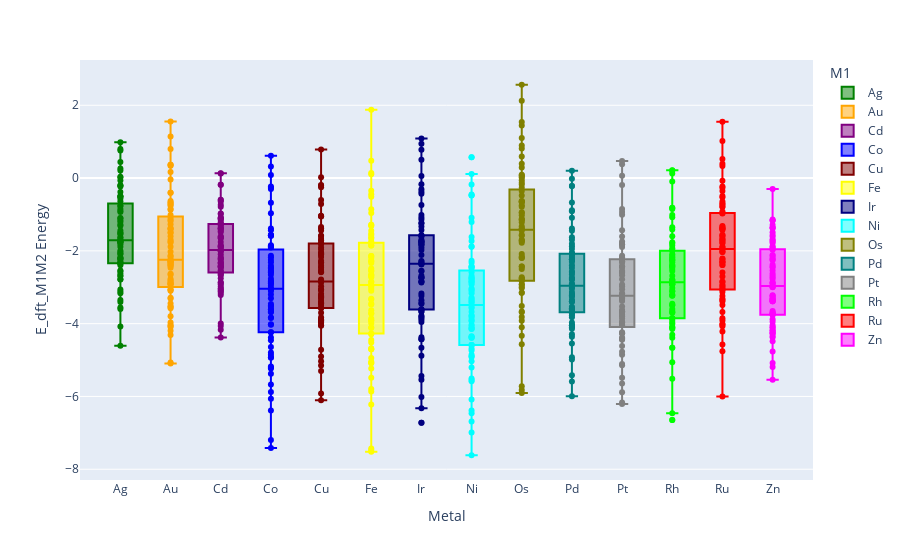

Notebook source saved alongside this figure:
### Markdown cell above
## Boxplot of the E_dft_M1M2 categorized by metal - no outliers

### Code cell
# Assuming Edft_coh_df and metal_colors are already defined

# Map colors to the metal types in the dataframe
Edft_coh_df['color'] = Edft_coh_df['M1'].map(metal_colors)


# Detect outliers
outliers_dacs_metal = detect_outliers(Edft_coh_df, 'M1', 'E_dft_M1M2')


# Save the outliers to a CSV file
outliers_path = os.path.join(dacs_energies_out_dir, 'outliers_dacs_metal.csv')
outliers_dacs_metal.to_csv(outliers_path, index=False, header=True)

# Remove outliers from the dataset
Edft_coh_df_no_outliers_metal = Edft_coh_df[~Edft_coh_df.index.isin(outliers_dacs_metal.index)]

fig_no_outliers = plot_categorical_energy_boxplot(
    df=Edft_coh_df_no_outliers_metal,
    x_col='M1',
    color_map=metal_colors,
    y_col='E_dft_M1M2',
    hover_col='system_dacs',
    save_dir='../../../data/figures/dacs_eda',
    x_title='Metal',
    y_title='E_dft_M1M2 Energy',
    file_name='Ecoh_M1_boxplot_no_outliers'
)

fig_no_outliers.show()

### Figure 1 — Plotly figure (JSON) as saved in the notebook; plotly's stock layout.template omitted (floating-point values rounded to 4 significant figures; data arrays with more than 128 entries replaced by an {"elided": "..."} marker saying what was removed)
{"data": [{"alignmentgroup": "True", "hovertemplate": "M1=%{x}<br>E_dft_M1M2=%{y}<extra></extra>", "legendgroup": "Ag", "marker": {"color": "#008000"}, "name": "Ag", "notched": false, "offsetgroup": "Ag", "orientation": "v", "showlegend": true, "type": "box", "x": ["Ag", "Ag", "Ag", "Ag", "Ag", "Ag", "Ag", "Ag", "Ag", "Ag", "Ag", "Ag", "Ag", "Ag", "Ag", "Ag", "Ag", "Ag", "Ag", "Ag", "Ag", "Ag", "Ag", "Ag", "Ag", "Ag", "Ag", "Ag", "Ag", "Ag", "Ag", "Ag", "Ag", "Ag", "Ag", "Ag", "Ag", "Ag", "Ag", "Ag", "Ag", "Ag", "Ag", "Ag", "Ag", "Ag", "Ag", "Ag", "Ag", "Ag", "Ag", "Ag", "Ag", "Ag", "Ag", "Ag", "Ag", "Ag", "Ag", "Ag", "Ag", "Ag", "Ag", "Ag", "Ag", "Ag", "Ag", "Ag", "Ag", "Ag", "Ag", "Ag"], "x0": " ", "xaxis": "x", "y": [-4.081, -3.348, 0.2607, -3.596, 0.4407, -0.2033, -0.3843, -2.54, -1.643, -4.606, -1.757, -3.406, -0.8493, -2.202, -0.5023, -2.392, -3.556, -1.997, -2.341, -2.621, -3.166, -3.115, -2.087, 0.03472, -0.6363, -1.508, -0.2283, -1.885, -0.9043, -1.283, -1.312, -0.4983, -1.753, -1.706, -2.341, -2.034, -0.06828, -1.167, -0.7573, -2.21, -2.227, -2.685, -0.5583, -0.9303, -1.103, -1.54, -2.779, -2.332, -2.786, -2.558, -0.7653, -2.08, -2.175, -1.627, -1.499, -1.751, -2.282, -2.69, -1.208, -3.061, 0.9837, -0.1963, 0.7607, 0.01272, 0.8017, -1.096, -0.5103, 0.2067, -1.438, -1.762, -1.716, -1.818], "y0": " ", "yaxis": "y"}, {"alignmentgroup": "True", "hovertemplate": "M1=%{x}<br>E_dft_M1M2=%{y}<extra></extra>", "legendgroup": "Au", "marker": {"color": "#ffa500"}, "name": "Au", "notched": false, "offsetgroup": "Au", "orientation": "v", "showlegend": true, "type": "box", "x": ["Au", "Au", "Au", "Au", "Au", "Au", "Au", "Au", "Au", "Au", "Au", "Au", "Au", "Au", "Au", "Au", "Au", "Au", "Au", "Au", "Au", "Au", "Au", "Au", "Au", "Au", "Au", "Au", "Au", "Au", "Au", "Au", "Au", "Au", "Au", "Au", "Au", "Au", "Au", "Au", "Au", "Au", "Au", "Au", "Au", "Au", "Au", "Au", "Au", "Au", "Au", "Au", "Au", "Au", "Au", "Au", "Au", "Au", "Au", "Au", "Au", "Au", "Au", "Au", "Au", "Au", "Au", "Au", "Au", "Au", "Au", "Au"], "x0": " ", "xaxis": "x", "y": [-5.066, -3.796, 0.3374, -4.035, 0.1644, -1.599, -0.4056, -3.095, -2.283, -5.092, -2.152, -4.062, -0.6966, -2.658, -0.8506, -3.311, -4.309, -2.63, -3.053, -3.448, -4.091, -4.197, -2.918, -0.04257, -0.7326, -1.741, -0.6646, -2.291, -1.413, -1.889, -1.504, -0.4046, -2.463, -2.41, -2.776, -2.231, -1.018, -1.695, -1.089, -2.888, -2.805, -3.075, -0.8686, -1.271, -1.151, -1.768, -3.534, -2.93, -3.529, -3.288, -1.38, -2.883, -2.852, -2.309, -2.137, -2.351, -2.396, -3.576, -2.028, -3.972, 1.557, 0.3634, 1.142, 0.3654, 0.7974, -1.183, -0.7576, -0.6296, -1.497, -1.379, -2.262, -2.353], "y0": " ", "yaxis": "y"}, {"alignmentgroup": "True", "hovertemplate": "M1=%{x}<br>E_dft_M1M2=%{y}<extra></extra>", "legendgroup": "Cd", "marker": {"color": "#800080"}, "name": "Cd", "notched": false, "offsetgroup": "Cd", "orientation": "v", "showlegend": true, "type": "box", "x": ["Cd", "Cd", "Cd", "Cd", "Cd", "Cd", "Cd", "Cd", "Cd", "Cd", "Cd", "Cd", "Cd", "Cd", "Cd", "Cd", "Cd", "Cd", "Cd", "Cd", "Cd", "Cd", "Cd", "Cd", "Cd", "Cd", "Cd", "Cd", "Cd", "Cd", "Cd", "Cd", "Cd", "Cd", "Cd", "Cd", "Cd", "Cd", "Cd", "Cd", "Cd", "Cd", "Cd", "Cd", "Cd", "Cd", "Cd", "Cd", "Cd", "Cd", "Cd", "Cd", "Cd", "Cd", "Cd", "Cd", "Cd", "Cd", "Cd", "Cd", "Cd", "Cd", "Cd", "Cd", "Cd", "Cd", "Cd", "Cd", "Cd", "Cd", "Cd", "Cd"], "x0": " ", "xaxis": "x", "y": [-4.168, -4.379, -1.108, -4.062, -0.7902, -0.6402, -1.639, -2.613, -1.341, -3.994, -2.213, -2.859, -1.598, -2.0, -1.379, -1.479, -3.102, -1.891, -2.455, -1.847, -2.571, -3.156, -1.616, -0.7332, -1.213, -2.009, -0.9702, -2.323, -1.394, -1.455, -1.896, -1.08, -2.166, -2.33, -2.879, -2.658, 0.1228, -1.755, -1.655, -2.532, -2.666, -3.102, -1.154, -1.292, -1.87, -1.993, -3.042, -2.749, -3.041, -2.98, -0.6032, -1.96, -2.09, -2.207, -1.253, -2.42, -2.914, -2.388, -1.12, -3.21, 0.1308, -1.098, -0.1852, -0.5932, -0.1852, -1.396, -1.275, -0.9872, -2.254, -2.329, -2.423, -2.446], "y0": " ", "yaxis": "y"}, {"alignmentgroup": "True", "hovertemplate": "M1=%{x}<br>E_dft_M1M2=%{y}<extra></extra>", "legendgroup": "Co", "marker": {"color": "#0000ff"}, "name": "Co", "notched": false, "offsetgroup": "Co", "orientation": "v", "showlegend": true, "type": "box", "x": ["Co", "Co", "Co", "Co", "Co", "Co", "Co", "Co", "Co", "Co", "Co", "Co", "Co", "Co", "Co", "Co", "Co", "Co", "Co", "Co", "Co", "Co", "Co", "Co", "Co", "Co", "Co", "Co", "Co", "Co", "Co", "Co", "Co", "Co", "Co", "Co", "Co", "Co", "Co", "Co", "Co", "Co", "Co", "Co", "Co", "Co", "Co", "Co", "Co", "Co", "Co", "Co", "Co", "Co", "Co", "Co", "Co", "Co", "Co", "Co", "Co", "Co", "Co", "Co", "Co", "Co", "Co", "Co", "Co", "Co", "Co"], "x0": " ", "xaxis": "x", "y": [-6.065, -7.198, -4.796, -7.419, -3.602, -4.852, 0.3202, -5.88, -4.926, -5.375, -6.387, -0.6788, -4.934, -3.832, -4.639, -5.669, -4.383, -4.456, -5.179, -5.232, -5.204, -3.105, -1.591, -1.848, -2.549, -1.908, -2.841, -2.488, -2.409, -2.769, -1.57, -3.064, -2.889, -3.535, -2.961, -1.563, -2.879, -2.587, -3.461, -3.305, -4.016, -2.174, -2.135, -2.573, -2.458, -4.236, -3.686, -4.236, -4.032, -2.251, -3.197, -3.502, -3.04, -3.047, -2.825, -3.619, -3.845, -2.311, -3.669, 0.6122, -0.2648, 0.08116, -0.2308, -0.2988, -1.893, -1.435, -0.9668, -1.57, -1.872, -1.385, -2.655], "y0": " ", "yaxis": "y"}, {"alignmentgroup": "True", "hovertemplate": "M1=%{x}<br>E_dft_M1M2=%{y}<extra></extra>", "legendgroup": "Cu", "marker": {"color": "#800000"}, "name": "Cu", "notched": false, "offsetgroup": "Cu", "orientation": "v", "showlegend": true, "type": "box", "x": ["Cu", "Cu", "Cu", "Cu", "Cu", "Cu", "Cu", "Cu", "Cu", "Cu", "Cu", "Cu", "Cu", "Cu", "Cu", "Cu", "Cu", "Cu", "Cu", "Cu", "Cu", "Cu", "Cu", "Cu", "Cu", "Cu", "Cu", "Cu", "Cu", "Cu", "Cu", "Cu", "Cu", "Cu", "Cu", "Cu", "Cu", "Cu", "Cu", "Cu", "Cu", "Cu", "Cu", "Cu", "Cu", "Cu", "Cu", "Cu", "Cu", "Cu", "Cu", "Cu", "Cu", "Cu", "Cu", "Cu", "Cu", "Cu", "Cu", "Cu", "Cu", "Cu", "Cu", "Cu", "Cu", "Cu", "Cu", "Cu", "Cu", "Cu", "Cu", "Cu"], "x0": " ", "xaxis": "x", "y": [-5.918, -5.031, -1.376, -5.299, -1.592, -1.675, -0.2017, -4.046, -3.176, -6.102, -3.228, -4.902, -1.055, -3.562, -1.909, -3.957, -5.15, -3.417, -3.939, -4.06, -4.717, -3.376, -3.076, -1.033, -1.964, -2.818, -1.444, -3.286, -2.069, -2.529, -2.588, -1.828, -2.973, -3.066, -3.7, -3.434, -1.344, -2.272, -2.047, -3.279, -3.491, -3.978, -1.583, -2.167, -2.336, -2.869, -3.896, -3.437, -3.896, -3.907, -1.768, -3.252, -3.252, -2.785, -2.459, -3.062, -3.577, -3.821, -2.406, -3.293, 0.7853, -0.2527, 0.02231, -0.6027, -0.1927, -1.706, -1.05, -0.7107, -2.095, -2.314, -2.114, -2.564], "y0": " ", "yaxis": "y"}, {"alignmentgroup": "True", "hovertemplate": "M1=%{x}<br>E_dft_M1M2=%{y}<extra></extra>", "legendgroup": "Fe", "marker": {"color": "#ffff00"}, "name": "Fe", "notched": false, "offsetgroup": "Fe", "orientation": "v", "showlegend": true, "type": "box", "x": ["Fe", "Fe", "Fe", "Fe", "Fe", "Fe", "Fe", "Fe", "Fe", "Fe", "Fe", "Fe", "Fe", "Fe", "Fe", "Fe", "Fe", "Fe", "Fe", "Fe", "Fe", "Fe", "Fe", "Fe", "Fe", "Fe", "Fe", "Fe", "Fe", "Fe", "Fe", "Fe", "Fe", "Fe", "Fe", "Fe", "Fe", "Fe", "Fe", "Fe", "Fe", "Fe", "Fe", "Fe", "Fe", "Fe", "Fe", "Fe", "Fe", "Fe", "Fe", "Fe", "Fe", "Fe", "Fe", "Fe", "Fe", "Fe", "Fe", "Fe", "Fe", "Fe", "Fe", "Fe", "Fe", "Fe", "Fe", "Fe", "Fe", "Fe", "Fe", "Fe", "Fe"], "x0": " ", "xaxis": "x", "y": [-5.861, -7.517, -4.943, -7.474, -3.721, -4.703, 0.1384, -5.798, -4.702, -7.429, -5.231, -6.223, -4.447, -4.675, -3.717, -4.52, -5.487, -4.292, -4.268, -5.087, -5.047, -5.075, -3.094, -1.316, -1.627, -2.289, -1.661, -2.559, -2.27, -2.139, -2.664, -1.28, -2.847, -2.66, -3.473, -2.855, -1.448, -2.722, -2.331, -3.338, -3.043, -3.917, -1.85, -1.743, -2.486, -2.142, -4.111, -3.455, -4.111, -3.917, -1.852, -2.53, -3.319, -2.935, -2.936, -2.691, -3.634, -3.857, -2.191, -3.988, 1.875, 0.4754, -0.5136, 0.1044, -0.4436, -0.3466, -0.8546, -1.29, -0.9616, -1.563, -1.793, -1.533, -2.98], "y0": " ", "yaxis": "y"}, {"alignmentgroup": "True", "hovertemplate": "M1=%{x}<br>E_dft_M1M2=%{y}<extra></extra>", "legendgroup": "Ir", "marker": {"color": "#000080"}, "name": "Ir", "notched": false, "offsetgroup": "Ir", "orientation": "v", "showlegend": true, "type": "box", "x": ["Ir", "Ir", "Ir", "Ir", "Ir", "Ir", "Ir", "Ir", "Ir", "Ir", "Ir", "Ir", "Ir", "Ir", "Ir", "Ir", "Ir", "Ir", "Ir", "Ir", "Ir", "Ir", "Ir", "Ir", "Ir", "Ir", "Ir", "Ir", "Ir", "Ir", "Ir", "Ir", "Ir", "Ir", "Ir", "Ir", "Ir", "Ir", "Ir", "Ir", "Ir", "Ir", "Ir", "Ir", "Ir", "Ir", "Ir", "Ir", "Ir", "Ir", "Ir", "Ir", "Ir", "Ir", "Ir", "Ir", "Ir", "Ir", "Ir", "Ir", "Ir", "Ir", "Ir", "Ir", "Ir", "Ir", "Ir", "Ir", "Ir", "Ir", "Ir"], "x0": " ", "xaxis": "x", "y": [-5.538, -6.017, -3.666, -6.325, -2.543, -3.846, -3.675, -4.881, -3.891, -6.72, -4.375, -5.44, -3.606, -3.953, -2.841, -3.785, -4.665, -3.431, -3.451, -4.427, -4.428, -1.608, -2.747, -0.1692, -0.7412, -1.235, -1.083, -1.763, -1.757, -1.563, -1.904, -0.3762, -2.281, -1.973, -2.683, -1.828, -1.017, -2.292, -1.743, -2.737, -2.351, -3.174, -1.427, -1.14, -1.694, -1.244, -3.614, -2.871, -3.614, -3.234, -1.587, -2.562, -2.842, -2.114, -2.353, -1.728, -2.727, -3.358, -1.809, -3.809, 0.7778, 1.089, 0.9398, 0.5008, 0.0588, -0.3042, -0.4282, -1.837, -1.333, -2.348, -2.371], "y0": " ", "yaxis": "y"}, {"alignmentgroup": "True", "hovertemplate": "M1=%{x}<br>E_dft_M1M2=%{y}<extra></extra>", "legendgroup": "Ni", "marker": {"color": "#00ffff"}, "name": "Ni", "notched": false, "offsetgroup": "Ni", "orientation": "v", "showlegend": true, "type": "box", "x": ["Ni", "Ni", "Ni", "Ni", "Ni", "Ni", "Ni", "Ni", "Ni", "Ni", "Ni", "Ni", "Ni", "Ni", "Ni", "Ni", "Ni", "Ni", "Ni", "Ni", "Ni", "Ni", "Ni", "Ni", "Ni", "Ni", "Ni", "Ni", "Ni", "Ni", "Ni", "Ni", "Ni", "Ni", "Ni", "Ni", "Ni", "Ni", "Ni", "Ni", "Ni", "Ni", "Ni", "Ni", "Ni", "Ni", "Ni", "Ni", "Ni", "Ni", "Ni", "Ni", "Ni", "Ni", "Ni", "Ni", "Ni", "Ni", "Ni", "Ni", "Ni", "Ni", "Ni", "Ni", "Ni", "Ni", "Ni", "Ni", "Ni", "Ni", "Ni", "Ni"], "x0": " ", "xaxis": "x", "y": [-6.383, -6.689, -4.116, -6.988, -3.102, -4.347, 0.1095, -5.547, -4.74, -7.615, -4.916, -6.462, -4.685, -5.03, -3.669, -4.898, -6.084, -4.583, -4.856, -5.201, -5.505, -5.585, -3.775, -1.729, -2.452, -3.071, -2.274, -3.325, -2.734, -2.868, -3.031, -1.879, -3.366, -3.285, -4.029, -3.401, -1.885, -3.163, -2.843, -3.925, -3.787, -4.358, -2.438, -2.497, -2.758, -2.773, -4.584, -4.146, -4.585, -4.39, -2.684, -3.915, -4.137, -3.572, -3.541, -3.428, -4.064, -4.389, -2.821, -3.842, 0.5745, -0.4505, -0.1775, -0.4695, -0.4785, -1.204, -1.618, -1.093, -2.327, -2.422, -2.586, -2.92], "y0": " ", "yaxis": "y"}, {"alignmentgroup": "True", "hovertemplate": "M1=%{x}<br>E_dft_M1M2=%{y}<extra></extra>", "legendgroup": "Os", "marker": {"color": "#808000"}, "name": "Os", "notched": false, "offsetgroup": "Os", "orientation": "v", "showlegend": true, "type": "box", "x": ["Os", "Os", "Os", "Os", "Os", "Os", "Os", "Os", "Os", "Os", "Os", "Os", "Os", "Os", "Os", "Os", "Os", "Os", "Os", "Os", "Os", "Os", "Os", "Os", "Os", "Os", "Os", "Os", "Os", "Os", "Os", "Os", "Os", "Os", "Os", "Os", "Os", "Os", "Os", "Os", "Os", "Os", "Os", "Os", "Os", "Os", "Os", "Os", "Os", "Os", "Os", "Os", "Os", "Os", "Os", "Os", "Os", "Os", "Os", "Os", "Os", "Os", "Os", "Os", "Os", "Os", "Os", "Os", "Os", "Os", "Os", "Os"], "x0": " ", "xaxis": "x", "y": [-3.019, -5.82, -3.515, -5.902, -2.191, -3.149, -3.153, -4.334, -2.99, -5.722, -3.668, -4.569, -2.926, -2.921, -2.088, -2.812, -4.1, -2.756, -2.83, -3.686, -3.917, -3.817, -2.153, 0.8111, 0.0111, -0.3529, -0.1789, -0.7449, -0.7879, -0.6339, -1.115, 0.5941, -1.153, -1.144, -1.725, -0.6639, 0.0391, -1.326, -0.6269, -1.565, -1.575, -2.197, -0.0579, 0.0751, -0.6499, 0.0931, -2.431, -1.393, -2.432, -2.5, -0.2689, -1.726, -1.692, -0.9379, -1.215, -1.02, -1.778, -2.725, -0.9569, -2.767, 2.564, 1.447, 1.538, 2.122, 1.098, 0.8971, 0.3921, 0.2891, -0.4769, -0.1309, -1.448, -1.393], "y0": " ", "yaxis": "y"}, {"alignmentgroup": "True", "hovertemplate": "M1=%{x}<br>E_dft_M1M2=%{y}<extra></extra>", "legendgroup": "Pd", "marker": {"color": "#008080"}, "name": "Pd", "notched": false, "offsetgroup": "Pd", "orientation": "v", "showlegend": true, "type": "box", "x": ["Pd", "Pd", "Pd", "Pd", "Pd", "Pd", "Pd", "Pd", "Pd", "Pd", "Pd", "Pd", "Pd", "Pd", "Pd", "Pd", "Pd", "Pd", "Pd", "Pd", "Pd", "Pd", "Pd", "Pd", "Pd", "Pd", "Pd", "Pd", "Pd", "Pd", "Pd", "Pd", "Pd", "Pd", "Pd", "Pd", "Pd", "Pd", "Pd", "Pd", "Pd", "Pd", "Pd", "Pd", "Pd", "Pd", "Pd", "Pd", "Pd", "Pd", "Pd", "Pd", "Pd", "Pd", "Pd", "Pd", "Pd", "Pd", "Pd", "Pd", "Pd", "Pd", "Pd", "Pd", "Pd", "Pd", "Pd", "Pd", "Pd", "Pd"], "x0": " ", "xaxis": "x", "y": [-4.983, -5.587, -3.22, -5.994, -2.069, -3.393, -3.391, -4.548, -3.608, -3.965, -5.415, -3.625, -4.043, -2.741, -3.722, -4.92, -3.533, -3.677, -4.143, -4.36, -4.292, -3.214, -0.9148, -1.623, -2.167, -1.694, -2.471, -2.296, -2.106, -2.245, -1.092, -2.766, -2.576, -3.183, -2.581, -1.445, -2.792, -2.394, -3.35, -3.032, -3.592, -2.081, -1.87, -2.253, -2.058, -4.05, -3.579, -4.05, -3.769, -2.233, -3.261, -3.687, -3.006, -3.127, -2.652, -3.388, -3.825, -2.232, -4.101, -0.2148, 0.1992, -0.2158, -0.02178, -0.6718, -1.383, -0.8848, -1.805, -1.951, -2.906, -2.918], "y0": " ", "yaxis": "y"}, {"alignmentgroup": "True", "hovertemplate": "M1=%{x}<br>E_dft_M1M2=%{y}<extra></extra>", "legendgroup": "Pt", "marker": {"color": "#808080"}, "name": "Pt", "notched": false, "offsetgroup": "Pt", "orientation": "v", "showlegend": true, "type": "box", "x": ["Pt", "Pt", "Pt", "Pt", "Pt", "Pt", "Pt", "Pt", "Pt", "Pt", "Pt", "Pt", "Pt", "Pt", "Pt", "Pt", "Pt", "Pt", "Pt", "Pt", "Pt", "Pt", "Pt", "Pt", "Pt", "Pt", "Pt", "Pt", "Pt", "Pt", "Pt", "Pt", "Pt", "Pt", "Pt", "Pt", "Pt", "Pt", "Pt", "Pt", "Pt", "Pt", "Pt", "Pt", "Pt", "Pt", "Pt", "Pt", "Pt", "Pt", "Pt", "Pt", "Pt", "Pt", "Pt", "Pt", "Pt", "Pt", "Pt", "Pt", "Pt", "Pt", "Pt", "Pt", "Pt", "Pt", "Pt", "Pt", "Pt"], "x0": " ", "xaxis": "x", "y": [-6.166, -5.644, -3.351, -6.211, -2.195, -3.757, -3.692, -4.855, -4.009, -4.267, -5.884, -4.046, -4.378, -2.972, -4.44, -5.489, -3.975, -4.234, -4.773, -5.108, -5.146, -3.662, -0.8468, -1.604, -2.283, -1.825, -2.574, -2.422, -2.323, -2.284, -1.006, -3.167, -2.667, -3.307, -2.604, -1.746, -2.924, -2.44, -3.668, -3.23, -3.795, -2.178, -1.897, -2.242, -2.135, -4.415, -3.86, -4.415, -3.969, -2.442, -3.623, -3.939, -3.282, -3.377, -2.781, -3.53, -4.264, -2.544, -4.615, 0.3772, 0.4682, 0.06324, -0.1908, -1.437, -0.9288, -1.784, -1.823, -3.188, -3.053], "y0": " ", "yaxis": "y"}, {"alignmentgroup": "True", "hovertemplate": "M1=%{x}<br>E_dft_M1M2=%{y}<extra></extra>", "legendgroup": "Rh", "marker": {"color": "#00ff00"}, "name": "Rh", "notched": false, "offsetgroup": "Rh", "orientation": "v", "showlegend": true, "type": "box", "x": ["Rh", "Rh", "Rh", "Rh", "Rh", "Rh", "Rh", "Rh", "Rh", "Rh", "Rh", "Rh", "Rh", "Rh", "Rh", "Rh", "Rh", "Rh", "Rh", "Rh", "Rh", "Rh", "Rh", "Rh", "Rh", "Rh", "Rh", "Rh", "Rh", "Rh", "Rh", "Rh", "Rh", "Rh", "Rh", "Rh", "Rh", "Rh", "Rh", "Rh", "Rh", "Rh", "Rh", "Rh", "Rh", "Rh", "Rh", "Rh", "Rh", "Rh", "Rh", "Rh", "Rh", "Rh", "Rh", "Rh", "Rh", "Rh", "Rh", "Rh", "Rh", "Rh", "Rh", "Rh", "Rh", "Rh", "Rh", "Rh", "Rh", "Rh"], "x0": " ", "xaxis": "x", "y": [-4.082, -6.463, -4.102, -6.647, -2.921, -4.12, -3.86, -5.058, -4.01, -4.66, -5.512, -3.699, -4.144, -3.112, -3.689, -4.664, -3.495, -3.453, -4.305, -4.387, -3.92, -2.914, -0.8155, -1.412, -1.797, -1.599, -2.257, -2.219, -2.09, -2.439, -1.077, -2.554, -2.402, -3.099, -2.382, -1.353, -2.682, -2.251, -3.02, -2.79, -3.594, -1.927, -1.763, -2.312, -1.853, -3.853, -3.234, -3.853, -3.654, -1.979, -2.904, -3.224, -2.501, -2.802, -2.177, -3.195, -3.488, -2.131, -3.974, -0.09146, 0.2065, 0.1225, 0.2155, -0.8525, -0.8205, -1.015, -2.433, -1.998, -2.907, -2.815], "y0": " ", "yaxis": "y"}, {"alignmentgroup": "True", "hovertemplate": "M1=%{x}<br>E_dft_M1M2=%{y}<extra></extra>", "legendgroup": "Ru", "marker": {"color": "#ff0000"}, "name": "Ru", "notched": false, "offsetgroup": "Ru", "orientation": "v", "showlegend": true, "type": "box", "x": ["Ru", "Ru", "Ru", "Ru", "Ru", "Ru", "Ru", "Ru", "Ru", "Ru", "Ru", "Ru", "Ru", "Ru", "Ru", "Ru", "Ru", "Ru", "Ru", "Ru", "Ru", "Ru", "Ru", "Ru", "Ru", "Ru", "Ru", "Ru", "Ru", "Ru", "Ru", "Ru", "Ru", "Ru", "Ru", "Ru", "Ru", "Ru", "Ru", "Ru", "Ru", "Ru", "Ru", "Ru", "Ru", "Ru", "Ru", "Ru", "Ru", "Ru", "Ru", "Ru", "Ru", "Ru", "Ru", "Ru", "Ru", "Ru", "Ru", "Ru", "Ru", "Ru", "Ru", "Ru", "Ru", "Ru", "Ru", "Ru", "Ru", "Ru"], "x0": " ", "xaxis": "x", "y": [-3.68, -3.913, -2.594, -3.488, -3.384, -4.572, -3.344, -6.003, -4.007, -4.76, -3.13, -3.238, -2.391, -3.323, -4.215, -2.928, -3.066, -3.852, -4.023, -4.069, -2.391, -0.07482, -0.7288, -0.9738, -0.7888, -1.382, -1.384, -1.317, -1.793, -0.2678, -1.615, -1.728, -2.318, -1.425, -0.4928, -1.889, -1.336, -1.903, -2.211, -2.707, -0.7888, -0.6408, -1.397, -0.6968, -2.848, -1.995, -2.848, -3.008, -0.9158, -2.309, -2.289, -1.58, -1.685, -1.755, -2.23, -2.964, -1.554, -3.065, 1.545, 0.3962, 0.5242, 1.016, 0.3342, -0.2308, -0.3518, -0.5258, -0.9628, -1.672, -2.03, -2.031], "y0": " ", "yaxis": "y"}, {"alignmentgroup": "True", "hovertemplate": "M1=%{x}<br>E_dft_M1M2=%{y}<extra></extra>", "legendgroup": "Zn", "marker": {"color": "#ff00ff"}, "name": "Zn", "notched": false, "offsetgroup": "Zn", "orientation": "v", "showlegend": true, "type": "box", "x": ["Zn", "Zn", "Zn", "Zn", "Zn", "Zn", "Zn", "Zn", "Zn", "Zn", "Zn", "Zn", "Zn", "Zn", "Zn", "Zn", "Zn", "Zn", "Zn", "Zn", "Zn", "Zn", "Zn", "Zn", "Zn", "Zn", "Zn", "Zn", "Zn", "Zn", "Zn", "Zn", "Zn", "Zn", "Zn", "Zn", "Zn", "Zn", "Zn", "Zn", "Zn", "Zn", "Zn", "Zn", "Zn", "Zn", "Zn", "Zn", "Zn", "Zn", "Zn", "Zn", "Zn", "Zn", "Zn", "Zn", "Zn", "Zn", "Zn", "Zn", "Zn", "Zn", "Zn", "Zn", "Zn", "Zn", "Zn", "Zn", "Zn", "Zn", "Zn", "Zn"], "x0": " ", "xaxis": "x", "y": [-4.766, -5.538, -1.489, -5.19, -1.787, -1.752, -1.29, -2.674, -2.459, -5.08, -2.905, -4.374, -1.565, -2.994, -2.136, -2.998, -4.235, -1.608, -2.726, -3.354, -4.115, -3.694, -2.86, -1.362, -1.947, -3.231, -1.683, -3.716, -2.193, -2.77, -2.882, -1.871, -3.382, -3.758, -4.273, -4.041, -1.138, -2.541, -2.381, -3.758, -4.101, -4.482, -1.969, -2.622, -2.955, -3.338, -4.183, -3.945, -4.185, -4.337, -1.715, -3.307, -3.251, -3.382, -2.26, -3.879, -4.261, -3.652, -2.428, -3.728, -0.297, -1.369, -1.167, -1.368, -1.167, -2.229, -1.902, -2.113, -2.978, -3.318, -3.22, -3.385], "y0": " ", "yaxis": "y"}, {"hovertext": {"elided": "998 str values"}, "marker": {"color": {"elided": "998 str values"}}, "mode": "markers", "showlegend": false, "type": "scatter", "x": {"elided": "998 str values"}, "y": {"elided": "998 float values"}}], "layout": {"boxmode": "overlay", "legend": {"title": {"text": "M1"}, "tracegroupgap": 0}, "margin": {"t": 60}, "xaxis": {"anchor": "y", "categoryarray": ["Ag", "Au", "Cd", "Co", "Cu", "Fe", "Ir", "Ni", "Os", "Pd", "Pt", "Rh", "Ru", "Zn"], "categoryorder": "array", "domain": [0, 1], "title": {"text": "Metal"}}, "yaxis": {"anchor": "x", "domain": [0, 1], "title": {"text": "E_dft_M1M2 Energy"}}}}
